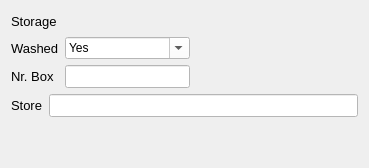
     <widget class="QWidget" name="tab_6">
      <attribute name="title">
       <string>Storage</string>
      </attribute>
      <layout class="QGridLayout" name="gridLayout_32">
       <item row="1" column="0">
        <spacer name="verticalSpacer">
         <property name="orientation">
          <enum>Qt::Vertical</enum>
         </property>
         <property name="sizeHint" stdset="0">
          <size>
           <width>20</width>
           <height>40</height>
          </size>
         </property>
        </spacer>
       </item>
       <item row="0" column="0">
        <layout class="QGridLayout" name="gridLayout_24">
         <item row="2" column="0">
          <layout class="QGridLayout" name="gridLayout_31">
           <item row="1" column="0">
            <widget class="QLabel" name="label_55">
             <property name="font">
              <font>
               <family>MS Shell Dlg 2</family>
               <pointsize>10</pointsize>
               <weight>9</weight>
               <italic>false</italic>
               <bold>false</bold>
              </font>
             </property>
             <property name="text">
              <string>Store</string>
             </property>
            </widget>
           </item>
           <item row="1" column="1">
            <widget class="QLineEdit" name="lineEdit_storage_">
             <property name="font">
              <font>
               <family>MS Shell Dlg 2</family>
               <pointsize>10</pointsize>
               <weight>9</weight>
               <italic>false</italic>
               <bold>false</bold>
              </font>
             </property>
             <property name="styleSheet">
              <string notr="true">background-color: rgb(255, 255, 255);</string>
             </property>
             <property name="text">
              <string/>
             </property>
            </widget>
           </item>
          </layout>
         </item>
         <item row="1" column="0">
          <layout class="QGridLayout" name="gridLayout_30">
           <item row="2" column="1">
            <widget class="QLabel" name="label_53">
             <property name="font">
              <font>
               <family>MS Shell Dlg 2</family>
               <pointsize>10</pointsize>
               <weight>9</weight>
               <italic>false</italic>
               <bold>false</bold>
              </font>
             </property>
             <property name="text">
              <string>Nr. Box</string>
             </property>
            </widget>
           </item>
           <item row="2" column="2">
            <widget class="QLineEdit" name="lineEdit_box">
             <property name="enabled">
              <bool>true</bool>
             </property>
             <property name="font">
              <font>
               <family>MS Shell Dlg 2</family>
               <pointsize>10</pointsize>
               <weight>9</weight>
               <italic>false</italic>
               <bold>false</bold>
              </font>
             </property>
             <property name="styleSheet">
              <string notr="true">background-color: rgb(255, 255, 255);</string>
             </property>
             <property name="text">
              <string/>
             </property>
            </widget>
           </item>
           <item row="2" column="3">
            <spacer name="horizontalSpacer_18">
             <property name="orientation">
              <enum>Qt::Horizontal</enum>
             </property>
             <property name="sizeHint" stdset="0">
              <size>
               <width>168</width>
               <height>20</height>
              </size>
             </property>
            </spacer>
           </item>
           <item row="1" column="2">
            <widget class="QComboBox" name="comboBox_washed">
             <property name="styleSheet">
              <string notr="true">background-color: rgb(255, 255, 255);</string>
             </property>
             <property name="editable">
              <bool>true</bool>
             </property>
             <item>
              <property name="text">
               <string>Yes</string>
              </property>
             </item>
             <item>
              <property name="text">
               <string>No</string>
              </property>
             </item>
             <item>
              <property name="text">
               <string/>
              </property>
             </item>
            </widget>
           </item>
           <item row="1" column="1">
            <widget class="QLabel" name="label_54">
             <property name="font">
              <font>
               <family>MS Shell Dlg 2</family>
               <pointsize>10</pointsize>
               <weight>9</weight>
               <italic>false</italic>
               <bold>false</bold>
              </font>
             </property>
             <property name="text">
              <string>Washed</string>
             </property>
            </widget>
           </item>
          </layout>
         </item>
         <item row="0" column="0">
          <layout class="QGridLayout" name="gridLayout_29">
           <item row="0" column="0">
            <widget class="QLabel" name="label_52">
             <property name="font">
              <font>
               <family>MS Shell Dlg 2</family>
               <pointsize>10</pointsize>
               <weight>9</weight>
               <italic>false</italic>
               <bold>false</bold>
              </font>
             </property>
             <property name="text">
              <string>Storage</string>
             </property>
            </widget>
           </item>
           <item row="0" column="1">
            <spacer name="horizontalSpacer_17">
             <property name="orientation">
              <enum>Qt::Horizontal</enum>
             </property>
             <property name="sizeHint" stdset="0">
              <size>
               <width>248</width>
               <height>20</height>
              </size>
             </property>
            </spacer>
           </item>
          </layout>
         </item>
        </layout>
       </item>
      </layout>
     </widget>
